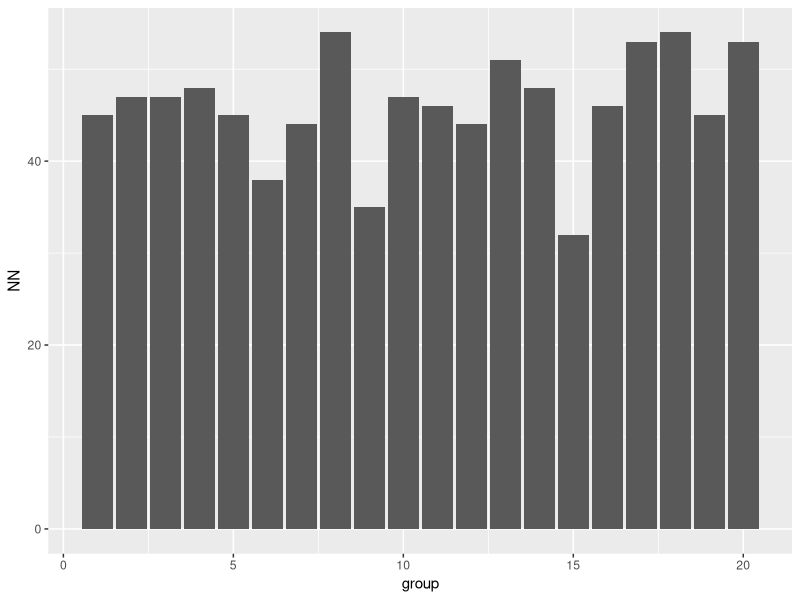
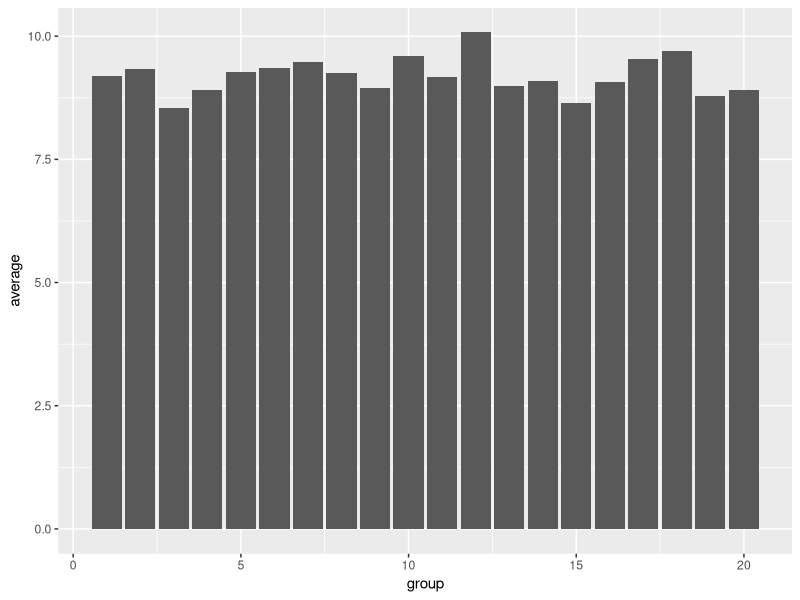
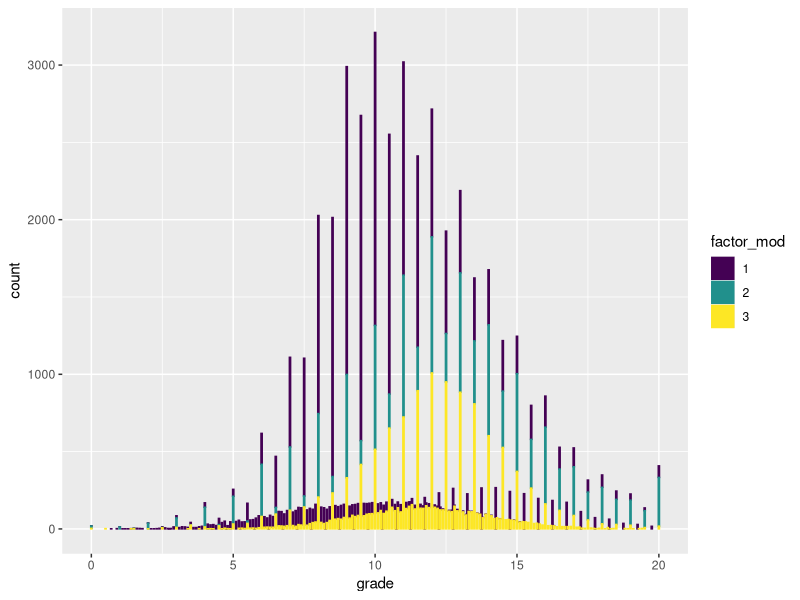
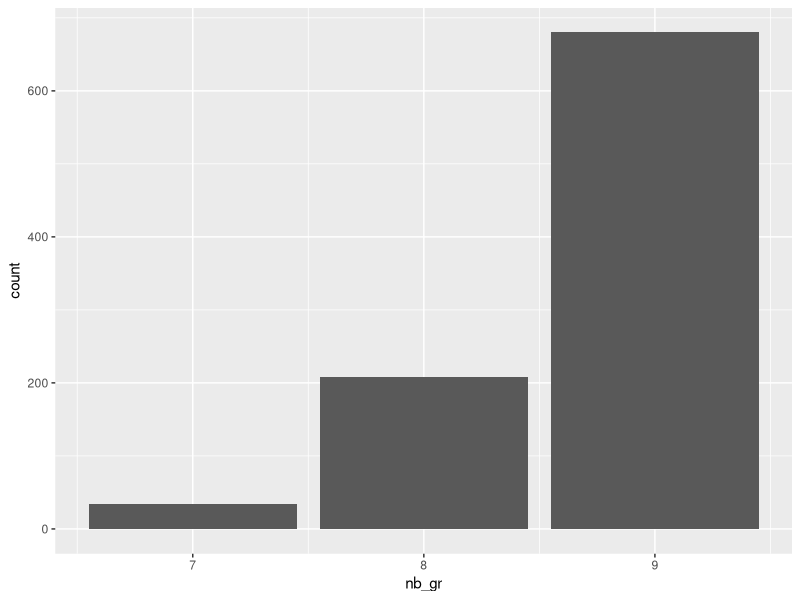
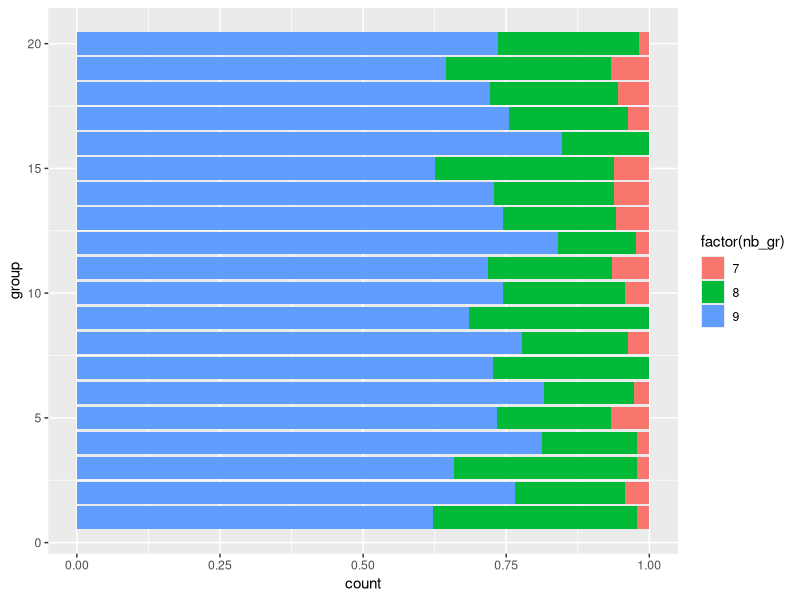

Write R code to recreate these figures, in order. (Note: this script raises an error after producing the figures.)
## ---- chunk 1
#| echo: false
library(tidyr)
library(vroom)
library(ggplot2)
library(dplyr)
library(here)
library(knitr)
## ---- chunk 2
#| echo: false
#loading the dataset using here
dataset <- vroom(here("grades (1).csv"))
## ---- chunk 3
#| echo: false
nbofgrade <- NROW(dataset)  
sentence_nbofgrade <- paste("The data set contains" , nbofgrade, "grades")
print(sentence_nbofgrade)
## ---- chunk 4
#| echo: false
nb_of_students <- lengths(dataset |> distinct(id))
sentence_nbofstudents <- paste("The data set contains" , nb_of_students, "students")
print(sentence_nbofstudents)
## ---- chunk 5
#| echo: false
students_df <- dataset |> distinct(id, .keep_all = TRUE) |> select(id, group)
#lengths is 922 so each students appears 1 time
#rendering : 
students_df |> 
  slice_head(n = 5) |>
  kable()
   
## ---- chunk 6
nb_pergroup <- students_df |> 
  group_by(group) |>
  summarize(NN = n()) 
nb_pergroup |> ggplot(aes(x= group,
                          y=NN)) + 
  geom_col(show.legend =  FALSE, )
## ---- chunk 7
MMA_grade_average <- dataset |> 
  group_by(group) |> 
  filter(course == "Martial Arts and Self-Defense") |> 
  summarize(average = mean(grade))
MMA_grade_average |> ggplot(aes(x= group,
                          y=average)) + 
  geom_col(show.legend =  FALSE )
## ---- chunk 8

distrib_mod <- dataset |> 
  mutate(factor_mod = factor(module, ordered = TRUE)) |>
  select(factor_mod, grade) 
  
  
distrib_mod |> ggplot(aes(x= grade,
                          fill= factor_mod,
                          color = factor_mod)) + 
  geom_bar() 
  

## ---- chunk 9
dataset |> summarize(anyNA(grade))
q8 <- dataset |> group_by(id) |> 
  summarize(nb_grade_perstudent = n(), ming = min(nb_grade_perstudent), maxg = max(nb_grade_perstudent), meang = mean(nb_grade_perstudent), mediang = median(nb_grade_perstudent))
q8 |>
 slice_head(n = 5) |>
  kable()

## ---- chunk 10
nb_grade_story <- dataset |>
  filter(course == "Storytelling and Oral Tradition") |>
  select(id, group, course) |> 
  group_by(group, id) |>
  summarize(nb_gr = n()) 

nb_grade_story |>
  slice_head(n = 2) |>
  kable()
  
  
## ---- chunk 11
nb_grade_story |> ggplot(aes(x= nb_gr,
                          fill = group)) + 
  geom_bar(show.legend =  TRUE )
## ---- chunk 12
nb_grade_story |> group_by(group) |> ggplot(aes(y= group,
 fill= factor(nb_gr))) +
 geom_bar(position= "fill")
## ---- chunk 13
 dataset |> 
  group_by(id, group,course) |> 
  summarise( av_grade = mean(grade)) 

## ---- chunk 14

## ---- chunk 15
av_grade <- dataset |> 
  group_by(group,course) |> 
  filter(course == "Animal Lore and Totemism" | course == "Shamanism and Spirit Communication") |>
  summarise( av_grade = mean(grade)) 
v1 <- as.vector(dataset |> filter(course == "Animal Lore and Totemism") |> summarise(v1 = av_grade))
v2 <- as.vector( dataset |> filter(course == "Shamanism and Spirit Communication") |> summarise(v2 = av_grade))
summarise(cor_course = cor(v1,v2)) 
## ---- chunk 16
dataset |> group_by()
## ---- chunk 17
new_dataset <- dataset |>
  group_by(id, course) |> summarize(final_grade = mean(grade))
